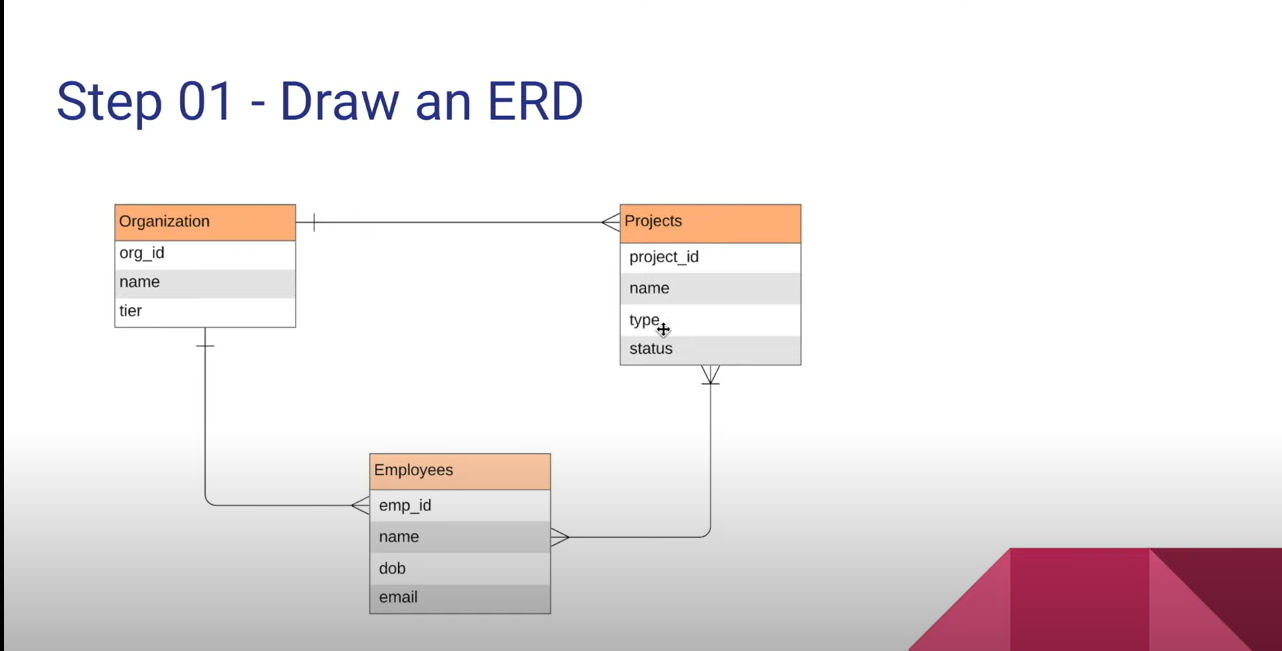
#> input picture basic/resource/dynamoDb1.PNG, 1282 x 651 px
$ python warp.py
#> lines starting #> are read from the running program, lines starting #| are printed output that depends on the picture
import cv2
import numpy as np

img = cv2.imread("./resource/dynamoDb1.PNG")
#> img is the input picture: shape (651, 1282, 3); mean B, G, R 230.9, 230.2, 236.1

leftTop = [114, 203]
leftBottom = [115, 326]
rightTop = [297, 206]
rightBottom = [296, 329]

width, heigt = 181, 123
pts1 = np.float32([leftTop, rightTop, leftBottom, rightBottom])
pts2 = np.float32([[1,0], [width, 0], [0, heigt], [width, heigt]])
matrix = cv2.getPerspectiveTransform(pts1, pts2)
imgOut = cv2.warpPerspective(img, matrix, (width, heigt))
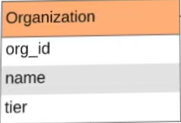
#> imgOut: shape (123, 181, 3); mean B, G, R 201.1, 215.9, 236.6


cv2.imshow('img', img)
cv2.imshow("imgOut", imgOut)
cv2.waitKey(0)

$ run again, with basic/resource/shapes.png copied over basic/resource/dynamoDb1.PNG
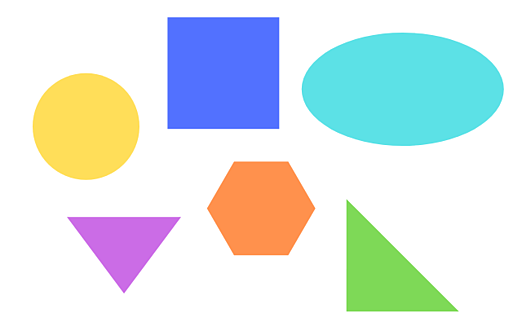
#> input picture basic/resource/shapes.png, 522 x 326 px
#> img is the input picture: shape (326, 522, 3); mean B, G, R 228.6, 229.5, 218.8
#> `imgOut = cv2.warpPerspective(img, matrix, (width, heigt))`:
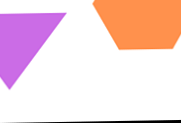
#> imgOut: shape (123, 181, 3); mean B, G, R 218.9, 214.5, 245.1
